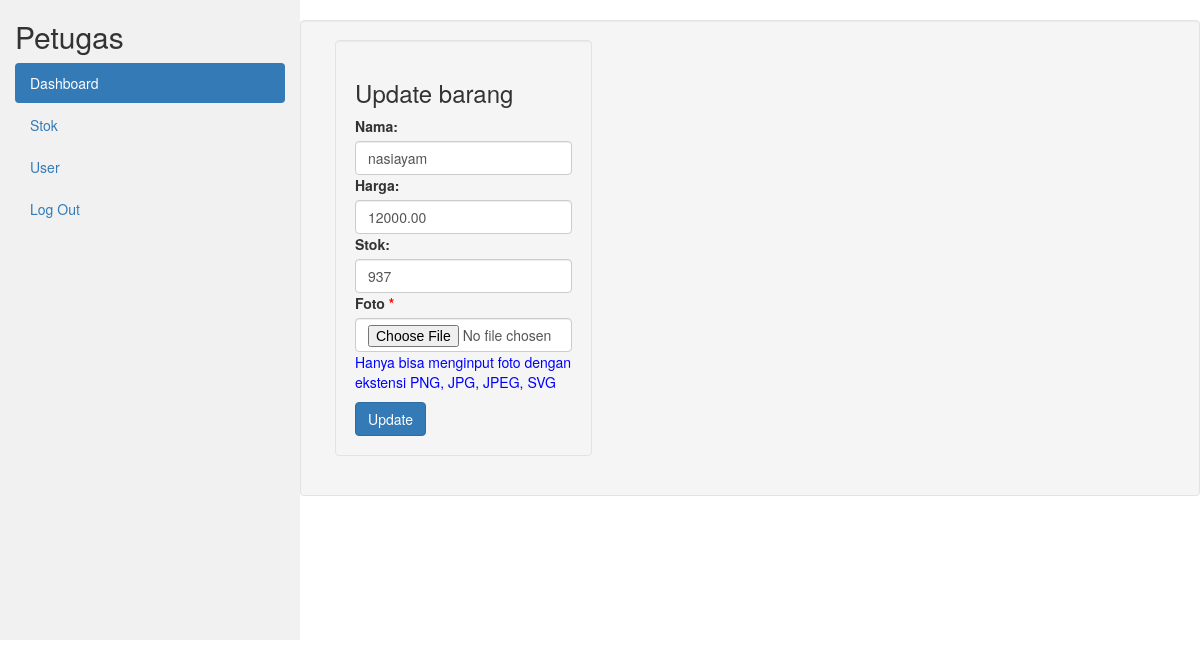
Screenshot of /petugas/index.php?page=editbarang&idproduk=1 (signed in) with the database file from the repository.
### tables this page shows
CREATE TABLE `produk` (
  `idproduk` int(11) NOT NULL,
  `nama` varchar(255) NOT NULL,
  `harga` decimal(10,2) NOT NULL,
  `stok` int(11) NOT NULL,
  `sold` varchar(255) NOT NULL,
  `foto` varchar(255) DEFAULT NULL
);

### petugas/editbarang.php (the view, shortened to what this page needs)
<?php
include_once("../conn/koneksi.php");
$id = $_GET['idproduk'];
$result1 = mysqli_query($koneksi, "SELECT * FROM produk WHERE idproduk=$id");
while ($barang_data = mysqli_fetch_array($result1)) {
    $name = $barang_data['nama'];
    $harga = $barang_data['harga'];
    $stok = $barang_data['stok'];
}
?>
<div class="row well">
    <div class="col-md-4">
        <div class="card well">
            <div class="card-header">
                <h3 class="">Update barang</h3>
            </div>
            <div class="card-body">
                <form action="" method="POST" enctype="multipart/form-data">
                    <div class="mb-3 mt-3">
                        <label for="nama" class="form-label">Nama:</label>
                        <input type="text" class="form-control" id="username" value="<?php echo $name; ?>" placeholder="Masukkan Nama" name="nama">
                    </div>
                    <div class="mb-3">
                        <label for="harga" class="form-label">Harga:</label>
                        <input type="text" class="form-control" id="harga" value="<?php echo $harga; ?>" placeholder="Masukkan Harga" name="harga">
                    </div>
                    <div class="mb-3">
                        <label for="stok" class="form-label">Stok:</label>
                        <input type="text" class="form-control" id="stok" value="<?php echo $stok; ?>" placeholder="Masukkan Stok" name="stok">
                    </div>
                    <div class="mb-3">
                        <label for="foto" class="form-label">Foto<span style="color: red;"> *</span></label>
                        <input type="file" class="form-control" id="foto" name="foto">
                        <p style="color: blue;">Hanya bisa menginput foto dengan ekstensi PNG, JPG, JPEG, SVG</p>
                    </div>
                    <button type="submit" name="update" class="btn btn-primary">Update</button>
                </form>
            </div>
        </div>
    </div>
</div>

### rows the page displays
produk: nama "nasiayam", harga "12000.00", stok "937"

### other values shown
$level "Petugas"
